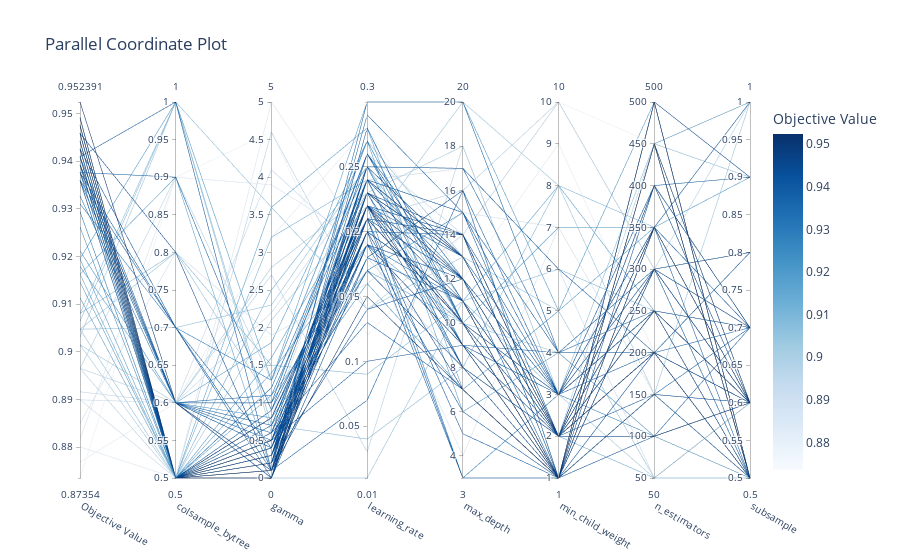

The notebook cell saved with this chart:
### Code cell
optuna.visualization.plot_parallel_coordinate(study).show()
